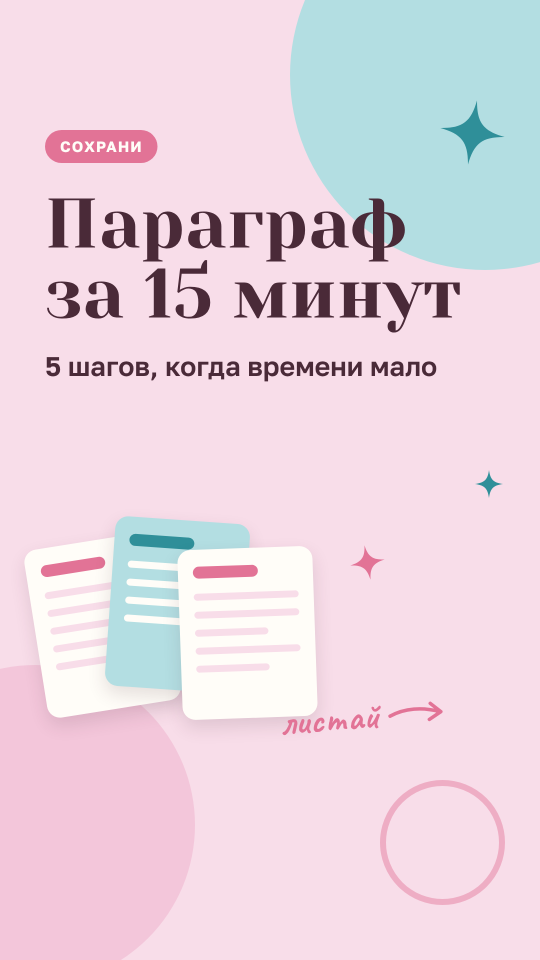
#> input picture tiktok/img/karusel-1-paragraf/01.png, 1080 x 1920 px (shown at 1/2 size); its folder holds only this picture in this run
$ python thumbs.py
#> lines starting #> are read from the running program, lines starting #| are printed output that depends on the picture
"""Уменьшенные копии картинок для страницы плана. Запуск: python3 tiktok/src/thumbs.py"""
import glob, os
from PIL import Image

root = os.path.join(os.path.dirname(os.path.abspath(__file__)), '..', 'img')
n = 0
for f in sorted(glob.glob(os.path.join(root, '**', '*.png'), recursive=True)):
    rel = os.path.relpath(f, root)
    if rel.startswith('thumbs'):
        continue
    out = os.path.join(root, 'thumbs', rel[:-4] + '.jpg')
    os.makedirs(os.path.dirname(out), exist_ok=True)
    Image.open(f).convert('RGB').resize((324, 576), Image.LANCZOS).save(out, 'JPEG', quality=82, optimize=True)
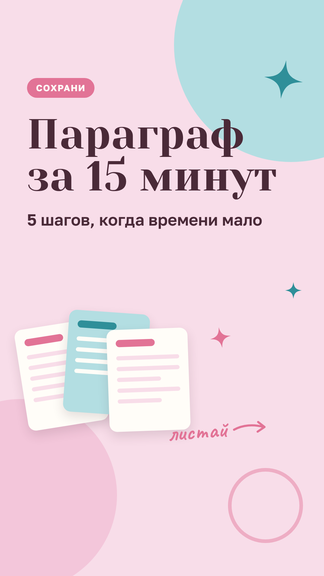
#> saved as 01.jpg: PIL image 324x576 RGB; mean R, G, B 232.1, 213.5, 224.5
    n += 1
#> pass 2 of the loop `for f in sorted(glob.glob(os.path.join(root, '**', '*.png'), recursive..`:
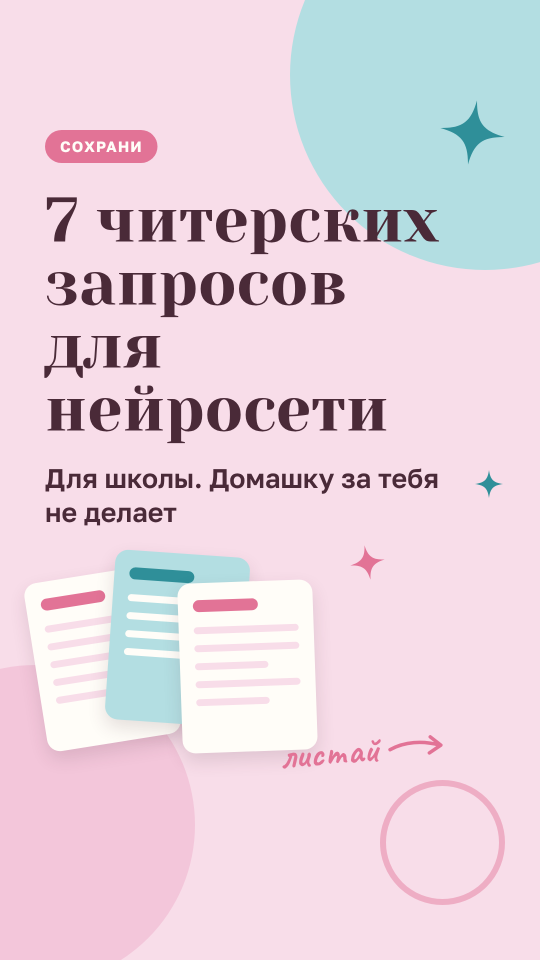
#> input picture tiktok/img/karusel-1-zaprosy/01.png, 1080 x 1920 px (shown at 1/2 size)
#> `Image.open(f).convert('RGB').resize((324, 576), Image.LANCZOS).save(ou..`:
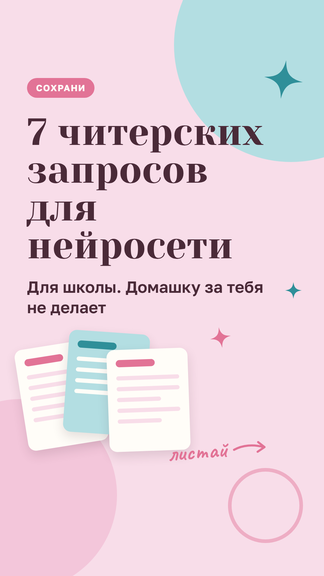
#> saved as 01.jpg: PIL image 324x576 RGB; mean R, G, B 230.4, 211.9, 222.8
print('уменьшенных копий:', n)
